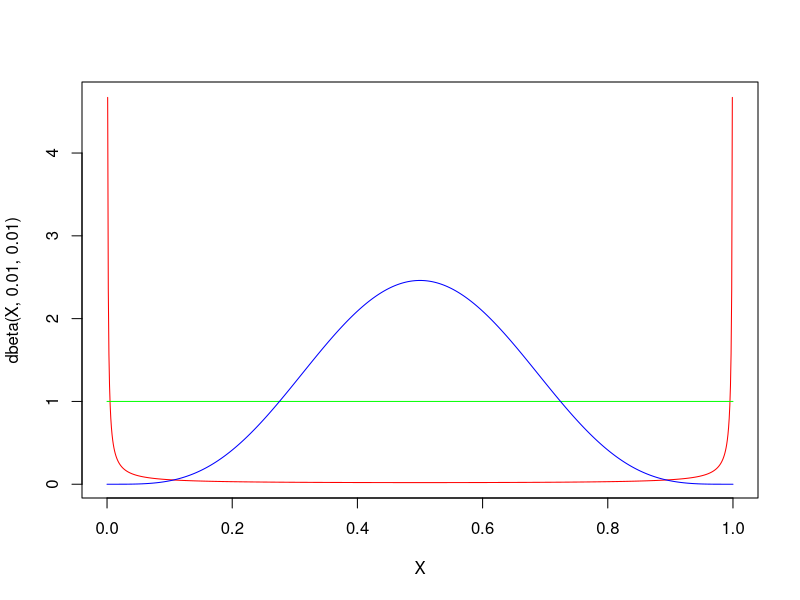
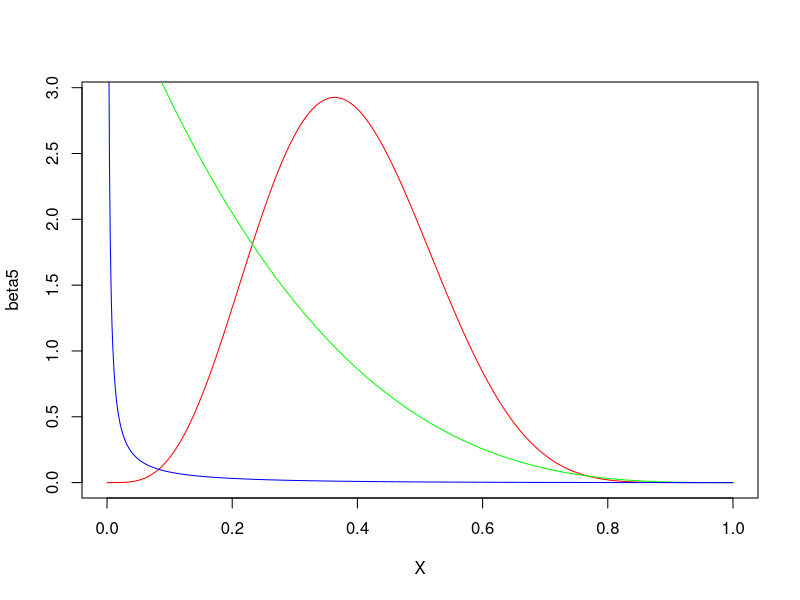
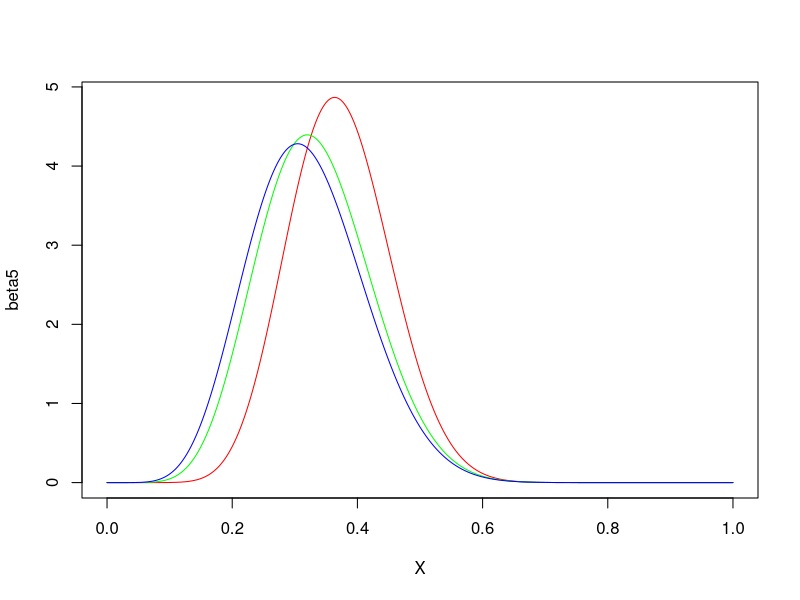
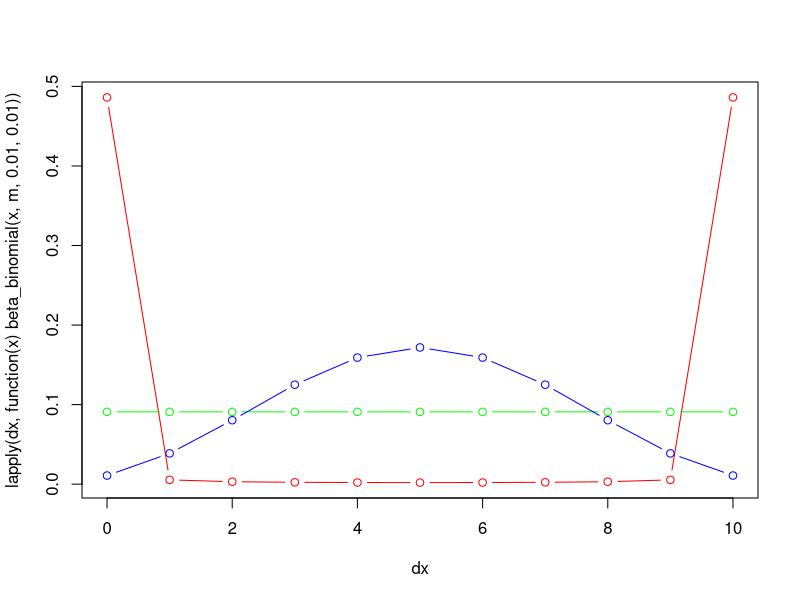
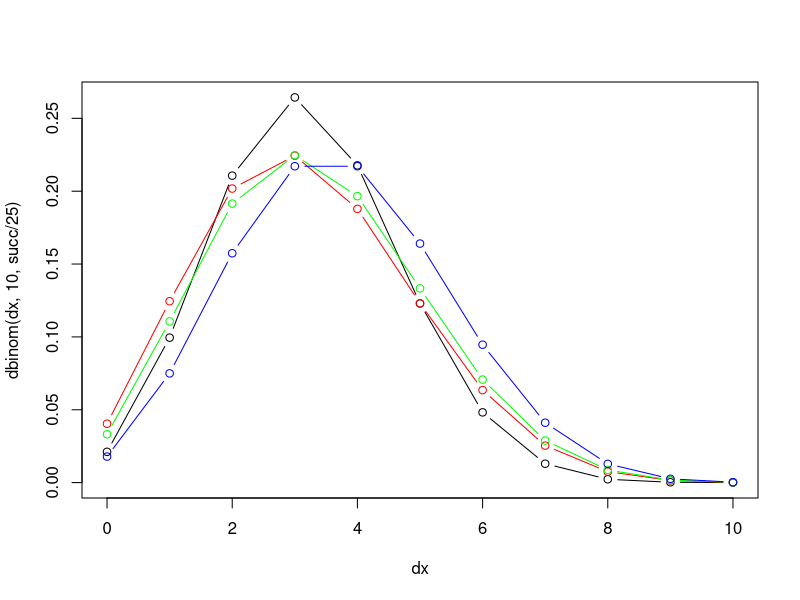

The R source for these figures, in order:
## ---- chunk 1
  X = seq(0, 1, by = 0.001)  
  
  plot(X, dbeta(X, 0.01, 0.01), type='l', col='red')  
  lines(X, dbeta(X, 1, 1), col='green')
  lines(X, dbeta(X, 5, 5), col='blue')
## ---- chunk 2
  
  succ = 0
  fail = 3
  
  beta5 = dbeta(X, 5 + succ, 5 + fail)
  beta1 = dbeta(X, 1 + succ, 1 + fail)
  beta0 = dbeta(X, 0.01 + succ, 0.01 + fail)
  plot(X, beta5, type='l', col='red')  
  lines(X, beta1, col='green')
  lines(X, beta0, col='blue')

  sum((beta5 / sum(beta5))[X < 0.5])
  sum((beta1 / sum(beta1))[X < 0.5])
  sum((beta0 / sum(beta0))[X < 0.5])
  
  
## ---- chunk 3

  succ = 8
  fail = 17
  
  beta5 = dbeta(X, 5 + succ, 5 + fail)
  beta1 = dbeta(X, 1 + succ, 1 + fail)
  beta0 = dbeta(X, 0.01 + succ, 0.01 + fail)
  plot(X, beta5, type='l', col='red')  
  lines(X, beta1, col='green')
  lines(X, beta0, col='blue')

  sum((beta5 / sum(beta5))[X < 0.5])
  sum((beta1 / sum(beta1))[X < 0.5])
  sum((beta0 / sum(beta0))[X < 0.5])

## ---- chunk 4
  require('VGAM')
## ---- chunk 5
  m = 10

  beta_binomial = function(y, n, alpha, beta) {
    choose(n, y) * (beta(alpha + y, beta + n - y) / beta(alpha, beta))
  }
  
  dx = seq(0, 10)
  plot(dx, lapply(dx, function(x) beta_binomial(x, m, 0.01, 0.01)), type='b', col='red')
  lines(dx, lapply(dx, function(x) beta_binomial(x, m, 1, 1)), type='b', col='green')
  lines(dx, lapply(dx, function(x) beta_binomial(x, m, 5, 5)), type='b', col='blue')
  
## ---- chunk 6
  
  dx = seq(0, 10)
  plot(dx, dbinom(dx, 10, succ/25), col='black', type='b')
  lines(dx, lapply(dx, function(x) beta_binomial(x, m, 0.01 + succ, 0.01 + fail)), type='b', col='red')
  lines(dx, lapply(dx, function(x) beta_binomial(x, m, 1 + succ, 1 + fail)), type='b', col='green')
  lines(dx, lapply(dx, function(x) beta_binomial(x, m, 5 + succ, 5 + fail)), type='b', col='blue')

## ---- chunk 7
  P = c(0.025, 0.975)
  succ = 0
  fail = 3
  
  qbeta5 = qbeta(P, 5 + succ, 5 + fail)
  qbeta1 = qbeta(P, 1 + succ, 1 + fail)
  qbeta0 = qbeta(P, 0.01 + succ, 0.01 + fail)
  
  
  qbeta5
  qbeta1
  qbeta0
  
## ---- chunk 8
  P = c(0.025, 0.975)

  succ = 8
  fail = 17
  
  qbeta5 = qbeta(P, 5 + succ, 5 + fail)
  qbeta1 = qbeta(P, 1 + succ, 1 + fail)
  qbeta0 = qbeta(P, 0.01 + succ, 0.01 + fail)
  
  qbeta5
  qbeta1
  qbeta0
